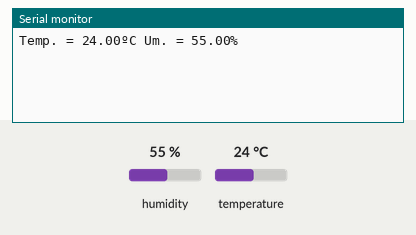
Bench run of a sketch on a simulated Arduino Uno, built with avr-gcc and run on an emulated ATmega328P. Parts: the last lines printed to the serial monitor. Inputs (shaded band) come from the test bench; at power-on: humidity 55 %, temperature 24 °C.

Above: at 2.2 s.
2.3 s: humidity set to 22 %
At 4.6 s:
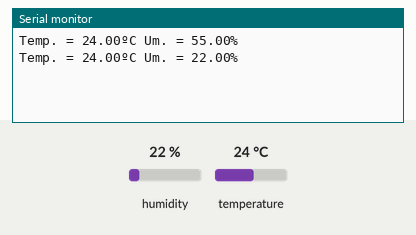
5.1 s: temperature set to 12 °C
At 5.8 s:
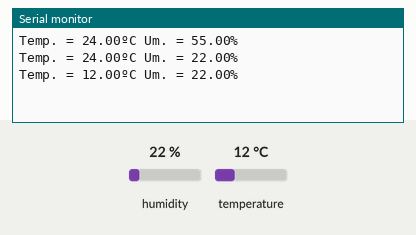
7.9 s: humidity set to 40 %
At 9.6 s:
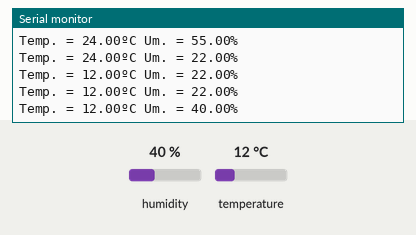
Timing chart, 0 to 11.1 s (numbered marks = the images above; inputs shaded):
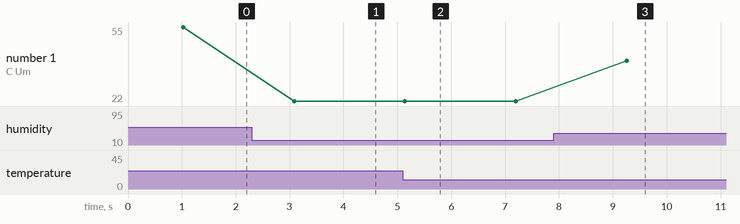

The sketch:

DTH_Bluetooth.ino
```cpp
// Programa: Sensor DHT11 - Envio de dados via Bluetooth
// Autor: FILIPEFLOP
#include <SoftwareSerial.h>

SoftwareSerial hc06(2,3);
#include "DHT.h"
#define dht_pin A5 //Pino DATA do Sensor ligado na porta Analogica A5
#define DHTTYPE DHT11
DHT dht(dht_pin, DHTTYPE);

void setup()
{
  Serial.begin(9600);
  // Aguarda 1 seg antes de acessar as informações do sensor
  delay(1000);
  dht.begin();
  hc06.begin(9600);
}

void loop()
{
  float h = dht.readHumidity();
  float t = dht.readTemperature();

  // Mostra os valores lidos, na serial
  Serial.print("Temp. = ");
  Serial.print(t);
  Serial.print("ºC ");
  Serial.print("Um. = ");
  Serial.print(h);
  Serial.println("% ");

  // Mostra os valores lidos, no bluetooth
  hc06.print("Temp. = ");
  hc06.print(t);
  hc06.print("ºC ");
  hc06.print("Um. = ");
  hc06.print(h);
  hc06.println("% ");

  // Nao diminuir muito o valor abaixo
  // O ideal e a leitura a cada 2 segundos
  delay(2000);
}
```

Measured:
- after the input at 2.3 s, the serial monitor: prints a new line after 0.78 s (image 1)
- after the input at 5.1 s, the serial monitor: prints a new line at once (image 2)
- after the input at 7.9 s, the serial monitor: prints a new line after 1.4 s (image 3)
- plotted number 1: 55 → 22 after the input at 2.3 s, 22 → 40 after the input at 7.9 s
